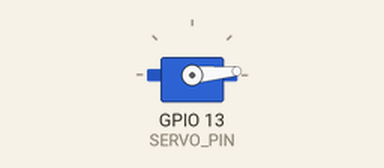
Simulated run of this sketch. Board: ESP32. Shown: servo.

Above: at 0.05 s.
At 0.6 s:
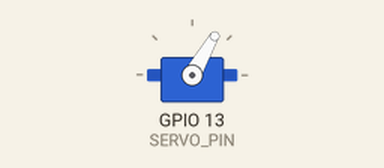
At 1.1 s:
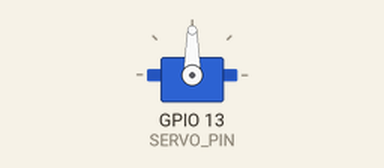
At 2.15 s:
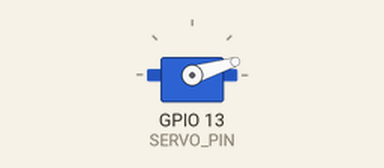
Timing chart, 0 to 5.3 s (numbered marks = the images above):
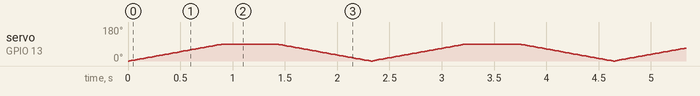

The sketch:

Simple_Servo_example.ino
```cpp
#include <Servo.h> // https://github.com/RoboticsBrno/ServoESP32

#define SERVO_PIN 13

Servo myServo;

void pressButton(int pressTime = 100, int interationDelay = 15)
{
  for (int posDegrees = 0; posDegrees <= 90; posDegrees++) {
    myServo.write(posDegrees);
    delay(interationDelay);
  }

  delay(pressTime);

  for (int posDegrees = 90; posDegrees >= 0; posDegrees--) {
    myServo.write(posDegrees);
    delay(interationDelay);
  }
}

void setup() {
  Serial.begin(9600);
  myServo.attach(SERVO_PIN);
}

void loop() {
  pressButton(500, 10);
}
```
